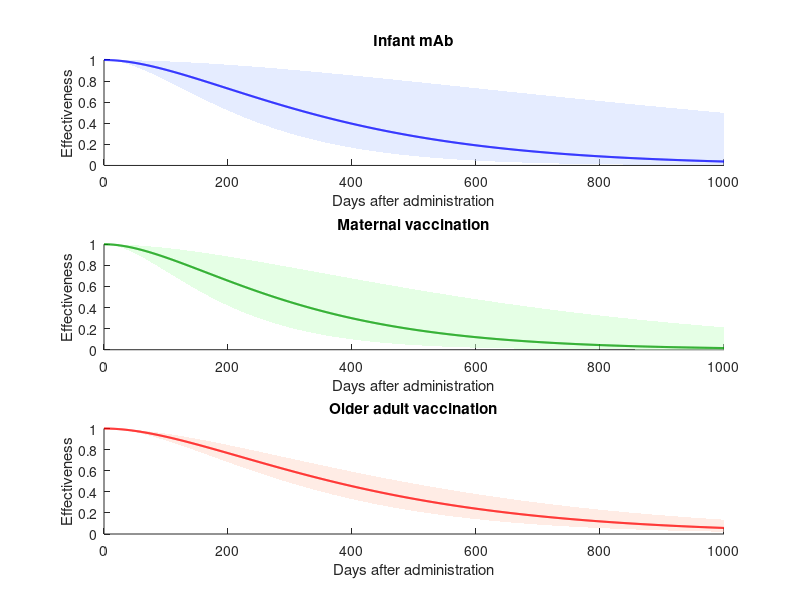

The MATLAB source for this figure:

% 2024-12-28
% RSV model from David Hodgson
% clear all;
clearvars;
clf;

numRnd = 300;
figure(1);

% 1. Impact of interventions
% mAb
mAbEffectiveness = 0.01*normrnd(77.3,(89.7-50.3)/2/1.96,[numRnd,1]);
mAbEffectiveness(mAbEffectiveness<0) = 1e-6;
mAbEffectiveness(mAbEffectiveness>1) = 1-1e-6;
% Solve
mAbShape = 2;
tempX = 180;
mAbScale = tempX./gaminv((1-mAbEffectiveness), mAbShape, 1);
% gaminv(0,...) is 0, so mAbEffectiveness=0 leads to 0/0=NaN. Replace with Inf.
mAbScale(isnan(mAbScale)) = Inf;
mAbDuration = mAbShape.*mAbScale;

% maternal vaccination
mVaxEffectiveness = 0.01*normrnd(69.4,(84.1-44.3)/2/1.96,[numRnd,1]);
mVaxEffectiveness(mVaxEffectiveness<0) = 1e-6;
mVaxEffectiveness(mVaxEffectiveness>1) = 1-1e-6;
% Solve
mVaxShape = 2;
tempX = 180;
mVaxScale = tempX./gaminv(1-mVaxEffectiveness, mVaxShape, 1);
mVaxScale(isnan(mVaxScale)) = Inf;
mVaxDuration = mVaxShape.*mVaxScale;

% elderly vaccination
oVaxEffectiveness = 0.01*normrnd(80,(85-71)/2/1.96,[numRnd,1]);
oVaxEffectiveness(oVaxEffectiveness<0) = 1e-6;
oVaxEffectiveness(oVaxEffectiveness>1) = 1-1e-6;
% Solve
oVaxShape = 2;
tempX = 180;
oVaxScale = tempX./gaminv(1-oVaxEffectiveness, oVaxShape, 1);
oVaxScale(isnan(oVaxScale)) = Inf;
oVaxDuration = oVaxShape.*oVaxScale;

% Plot waning effectiveness over time
tDays = 0:1:1000;
nt = length(tDays);

% --- mAb ---
mAbEff = zeros(numRnd, nt);
for ii = 1:numRnd
    mAbEff(ii,:) = 1 - gamcdf(tDays, mAbShape, mAbScale(ii));
end
mAbMedian = median(mAbEff, 1);
mAbLo = prctile(mAbEff, 2.5, 1);
mAbHi = prctile(mAbEff, 97.5, 1);

subplot(3,1,1);
hold on;
fill([tDays, fliplr(tDays)], [mAbHi, fliplr(mAbLo)], ...
    [0.8 0.85 1], 'EdgeColor', 'none', 'FaceAlpha', 0.5);
plot(tDays, mAbMedian, 'b', 'LineWidth', 1.5);
hold off;
xlabel('Days after administration');
ylabel('Effectiveness');
title('Infant mAb');
ylim([0 1]);
xlim([0 1000]);

% --- Maternal vaccination ---
mVaxEff = zeros(numRnd, nt);
for ii = 1:numRnd
    mVaxEff(ii,:) = 1 - gamcdf(tDays, mVaxShape, mVaxScale(ii));
end
mVaxMedian = median(mVaxEff, 1);
mVaxLo = prctile(mVaxEff, 2.5, 1);
mVaxHi = prctile(mVaxEff, 97.5, 1);

subplot(3,1,2);
hold on;
fill([tDays, fliplr(tDays)], [mVaxHi, fliplr(mVaxLo)], ...
    [0.8 1 0.8], 'EdgeColor', 'none', 'FaceAlpha', 0.5);
plot(tDays, mVaxMedian, 'Color', [0 0.6 0], 'LineWidth', 1.5);
hold off;
xlabel('Days after administration');
ylabel('Effectiveness');
title('Maternal vaccination');
ylim([0 1]);
xlim([0 1000]);

% --- Older adult vaccination ---
oVaxEff = zeros(numRnd, nt);
for ii = 1:numRnd
    oVaxEff(ii,:) = 1 - gamcdf(tDays, oVaxShape, oVaxScale(ii));
end
oVaxMedian = median(oVaxEff, 1);
oVaxLo = prctile(oVaxEff, 2.5, 1);
oVaxHi = prctile(oVaxEff, 97.5, 1);

subplot(3,1,3);
hold on;
fill([tDays, fliplr(tDays)], [oVaxHi, fliplr(oVaxLo)], ...
    [1 0.85 0.8], 'EdgeColor', 'none', 'FaceAlpha', 0.5);
plot(tDays, oVaxMedian, 'r', 'LineWidth', 1.5);
hold off;
xlabel('Days after administration');
ylabel('Effectiveness');
title('Older adult vaccination');
ylim([0 1]);
xlim([0 1000]);
